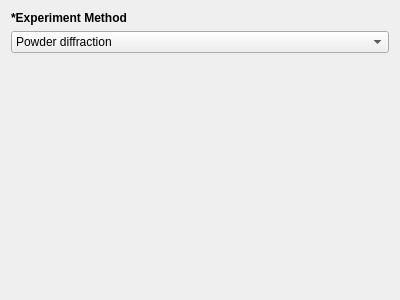
<?xml version="1.0" encoding="UTF-8"?>
<ui version="4.0">
 <class>Form</class>
 <widget class="QWidget" name="Form">
  <property name="geometry">
   <rect>
    <x>0</x>
    <y>0</y>
    <width>400</width>
    <height>300</height>
   </rect>
  </property>
  <property name="windowTitle">
   <string>Form</string>
  </property>
  <layout class="QVBoxLayout" name="verticalLayout">
   <item>
    <widget class="QLabel" name="label">
     <property name="text">
      <string>&lt;html&gt;&lt;head/&gt;&lt;body&gt;&lt;p&gt;&lt;span style=&quot; font-weight:700;&quot;&gt;*Experiment Method&lt;/span&gt;&lt;/p&gt;&lt;/body&gt;&lt;/html&gt;</string>
     </property>
    </widget>
   </item>
   <item>
    <widget class="QComboBox" name="CMB_Method">
     <property name="editable">
      <bool>false</bool>
     </property>
     <item>
      <property name="text">
       <string>Powder diffraction</string>
      </property>
     </item>
     <item>
      <property name="text">
       <string>Thin film</string>
      </property>
     </item>
     <item>
      <property name="text">
       <string>2D diffraction map</string>
      </property>
     </item>
     <item>
      <property name="text">
       <string>Inverse lattice map</string>
      </property>
     </item>
     <item>
      <property name="text">
       <string>Other</string>
      </property>
     </item>
    </widget>
   </item>
   <item>
    <spacer name="verticalSpacer">
     <property name="orientation">
      <enum>Qt::Vertical</enum>
     </property>
     <property name="sizeHint" stdset="0">
      <size>
       <width>17</width>
       <height>223</height>
      </size>
     </property>
    </spacer>
   </item>
  </layout>
 </widget>
 <resources/>
 <connections/>
</ui>
